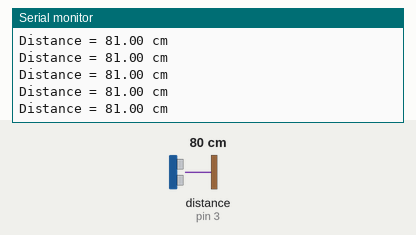
Bench run of a sketch on a simulated Arduino Uno, built with avr-gcc and run on an emulated ATmega328P. On the bench: the last lines printed to the serial monitor. The test bench sets the inputs (shaded band); at power-on: distance to the obstacle (sensor on pin 3) 80 cm. The echo pulse lasts 58.3 µs per cm.

Above: at 1.2 s.
1.3 s: distance to the obstacle (sensor on pin 3) set to 60 cm
At 1.35 s:
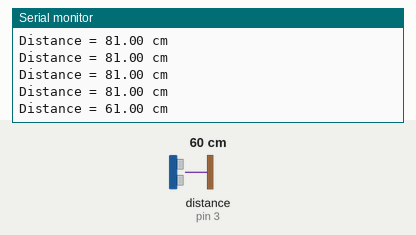
4.3 s: distance to the obstacle (sensor on pin 3) set to 9 cm
At 4.3 s:
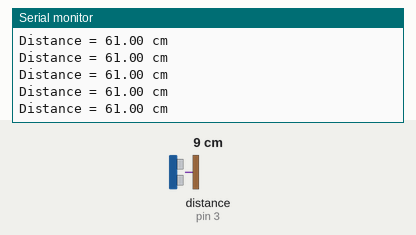
7.3 s: distance to the obstacle (sensor on pin 3) set to 60 cm
At 7.35 s:
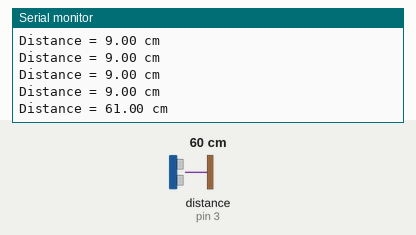
Timing chart, 0 to 10.3 s (numbered marks = the images above; inputs shaded):
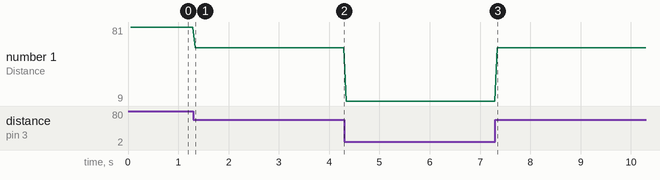

Measured:
- after the input at 1.3 s, the serial monitor: prints a new line at once (image 1)
- after the input at 7.3 s, the serial monitor: prints a new line at once (image 3)
- plotted number 1: 81 → 61 after the input at 1.3 s, 61 → 9 after the input at 4.3 s, 9 → 61 after the input at 7.3 s

The sketch:

HC-SR04_01.ino
```cpp
/* HC-SR04 ultrasonic distance sensor with NewPing library example code. More info: www.makerguides.com */

// Include the library:
#include <NewPing.h>

// Define pins and max distance:
#define trigPin  2
#define echoPin  3
#define MAX_DISTANCE 350 // Maximum distance we want to ping for (in centimeters). Maximum sensor distance is rated at 400-500cm.

NewPing sonar(trigPin, echoPin, MAX_DISTANCE); // NewPing setup of pins and maximum distance.
float duration, distance;

void setup() {
  Serial.begin(9600); // Open serial monitor at 9600 baud to see ping results.
}

void loop() {
  delay(50); // Wait 50ms between pings (about 20 pings/sec). 29ms should be the shortest delay between pings.

  //duration = sonar.ping();
  //distance = (duration / 2) * 0.0343;

  distance = sonar.ping_cm();

  Serial.print("Distance = ");
  Serial.print(distance); // Distance will be 0 when out of set max range.
  Serial.println(" cm");
}
```
